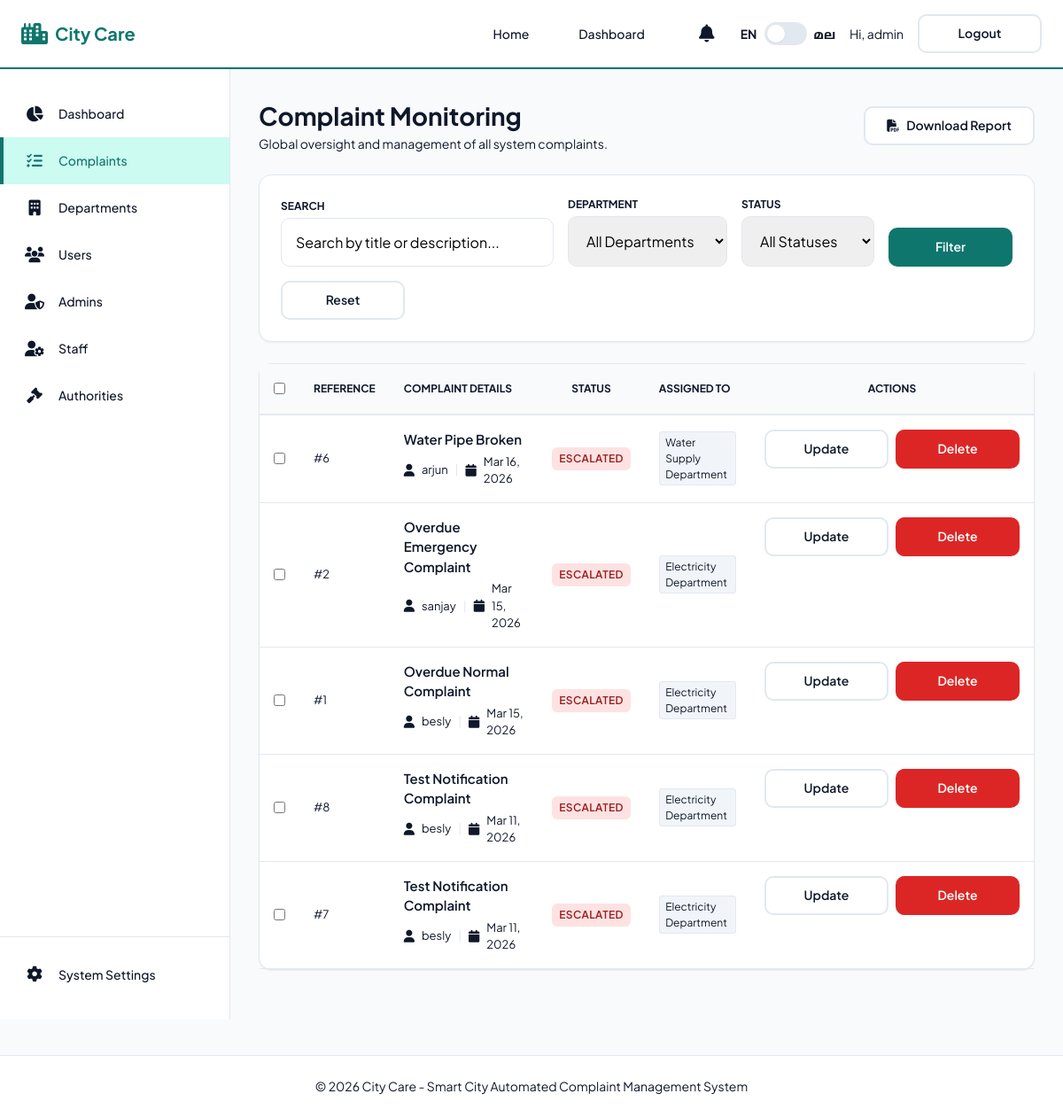
Page /dashboard/complaints/?status=Escalated (signed in) on the earlier database version.
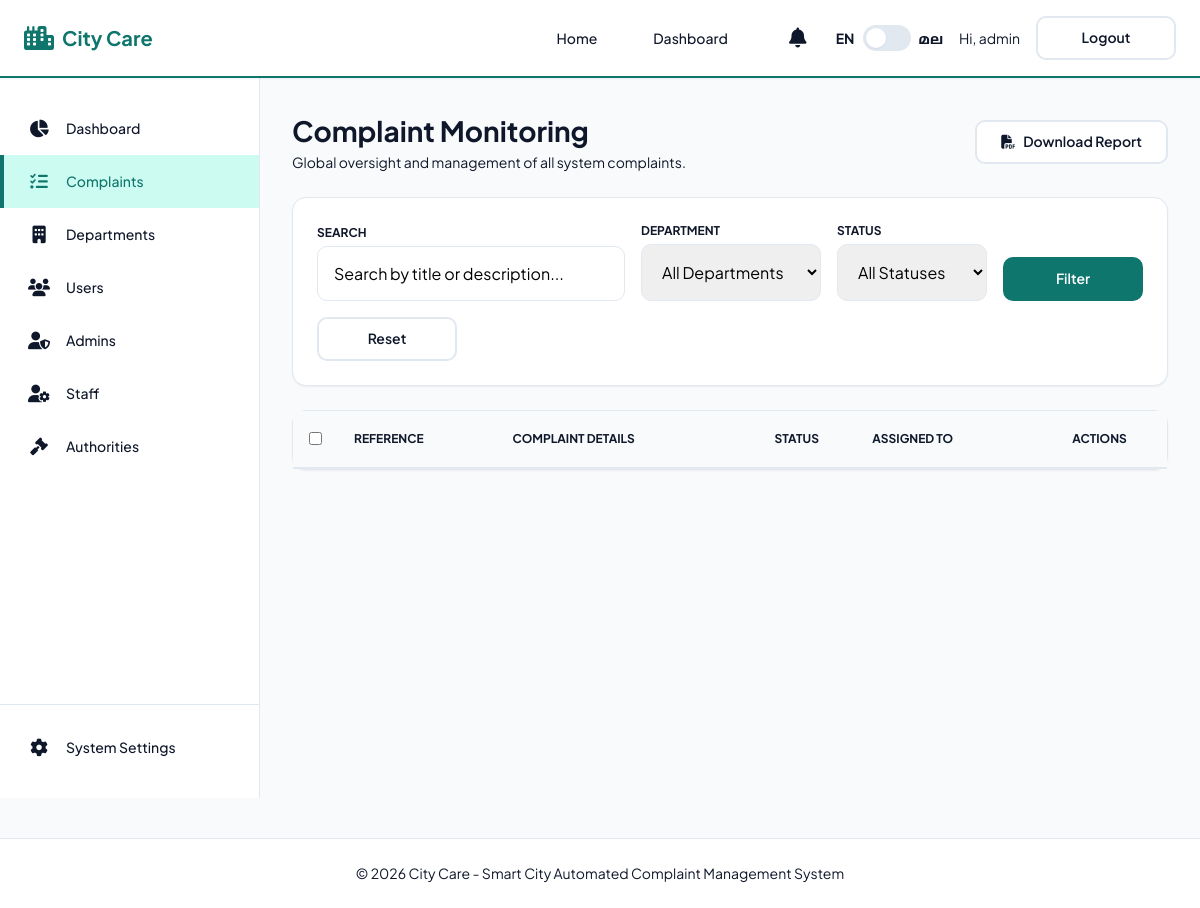
Same page on the later database version.
### complaints/models.py (models this page shows, shortened)
class Complaint(models.Model):
    PRIORITY_CHOICES = [
        ('Normal', _('Normal')),
        ('Emergency', _('Emergency (High Priority)')),
    ]
    STATUS_CHOICES = [
        ('Pending', _('Pending')),
        ('In Progress', _('In Progress')),
        ('Resolved', _('Resolved')),
        ('Escalated', _('Escalated')),
    ]
    user = models.ForeignKey(settings.AUTH_USER_MODEL, on_delete=models.CASCADE, verbose_name=_("user"))
    title = models.CharField(_("title"), max_length=200)
    description = models.TextField(_("description"))
    location = models.CharField(_("location"), max_length=255)
    latitude = models.DecimalField(_("latitude"), max_digits=9, decimal_places=6, null=True, blank=True)
    longitude = models.DecimalField(_("longitude"), max_digits=9, decimal_places=6, null=True, blank=True)
    image = models.ImageField(_("image"), upload_to='complaints/', blank=True, null=True)
    departments = models.ManyToManyField(Department, blank=True, verbose_name=_("departments"))
    assigned_staff = models.ForeignKey(DepartmentStaff, on_delete=models.SET_NULL, null=True, blank=True, related_name='assigned_complaints', verbose_name=_("assigned staff"))
    priority = models.CharField(_("priority"), max_length=20, choices=PRIORITY_CHOICES, default='Normal')
    status = models.CharField(_("status"), max_length=20, choices=STATUS_CHOICES, default='Pending')
    staff_remarks = models.TextField(_("staff remarks"), blank=True, default='')
    is_escalated = models.BooleanField(_("is escalated"), default=False)
    created_at = models.DateTimeField(_("created at"), auto_now_add=True)
    updated_at = models.DateTimeField(_("updated at"), auto_now=True)

class Department(models.Model):
    name = models.CharField(_("name"), max_length=100, unique=True)
    description = models.TextField(_("description"), blank=True)
    authority_name = models.CharField(_("authority name"), max_length=150, blank=True, null=True)
    authority_phone = models.CharField(_("authority phone"), max_length=15, blank=True, null=True)
    authority_email = models.EmailField(_("authority email"), blank=True, null=True)
    authority_designation = models.CharField(_("authority designation"), max_length=150, blank=True, null=True)
    higher_authority_name = models.CharField(_("higher authority name"), max_length=150, blank=True, null=True)
    higher_authority_phone = models.CharField(_("higher authority phone"), max_length=15, blank=True, null=True)
    higher_authority_email = models.EmailField(_("higher authority email"), blank=True, null=True)
    higher_authority_designation = models.CharField(_("higher authority designation"), max_length=150, blank=True, null=True)
    higher_authority_contact = models.TextField(_("higher authority contact"), help_text=_("Contact info for higher authority if complaint is overdue"), blank=True, null=True)

### accounts/models.py (models this page shows, shortened)
class User(AbstractUser):
    is_citizen = models.BooleanField(default=False)
    is_department_admin = models.BooleanField(default=False)
    phone_number = models.CharField(max_length=15, blank=True, null=True)
    department = models.ForeignKey('complaints.Department', on_delete=models.SET_NULL, null=True, blank=True)

### dashboard/views.py (the view)
# urls.py: path('complaints/', views.complaints_admin, name='complaints_admin'),
@superadmin_required
def complaints_admin(request):
    status_filter = request.GET.get('status')
    dept_filter = request.GET.get('department')
    search_query = request.GET.get('q')
    complaints = Complaint.objects.all().order_by('-created_at')
    if status_filter:
        complaints = complaints.filter(status=status_filter)
    if dept_filter:
        complaints = complaints.filter(departments__id=dept_filter)
    if search_query:
        complaints = complaints.filter(title__icontains=search_query) | complaints.filter(description__icontains=search_query)
    departments = Department.objects.all()
    return render(request, 'dashboard/complaints_admin.html', {
        'complaints': complaints,
        'departments': departments,
        'current_status': status_filter,
        'current_dept': dept_filter,
    })

### complaints/context_processors.py (called while the page is built)
def notifications(request):
    if request.user.is_authenticated:
        unread_count = request.user.notifications.filter(is_read=False).count()
        recent_notifications = request.user.notifications.all()[:5]
        return {
            'unread_notifications_count': unread_count,
            'recent_notifications': recent_notifications,
            'is_staff_user': hasattr(request.user, 'departmentstaff')
        }
    return {}

### templates/dashboard/complaints_admin.html (shortened to what the changed rows need)
{% extends 'dashboard/dashboard_base.html' %}
{% block admin_content %}
<div class="flex-between mb-4">
    <div>
        <h1 style="font-size: 1.75rem; font-weight: 700;">Complaint Monitoring</h1>
    </div>
</div>
<div class="card p-0">
    <div style="overflow-x: auto;">
        <div id="complaints-list">
            <table style="width: 100%; border-collapse: collapse;">
                <thead style="background: #f8fafc; border-bottom: 2px solid var(--border-color);">
                    <tr>
                        {% if user.is_superuser %}
                        <th style="padding: 1rem; text-align: center; width: 40px;">
                            <input type="checkbox" id="select-all">
                        </th>
                        {% endif %}
                        <th style="padding: 1rem; text-align: left; font-size: 0.75rem; font-weight: 700; text-transform: uppercase; color: var(--text-muted);">Reference</th>
                        <th style="padding: 1rem; text-align: left; font-size: 0.75rem; font-weight: 700; text-transform: uppercase; color: var(--text-muted);">Complaint Details</th>
                        <th style="padding: 1rem; text-align: center; font-size: 0.75rem; font-weight: 700; text-transform: uppercase; color: var(--text-muted);">Status</th>
                        <th style="padding: 1rem; text-align: left; font-size: 0.75rem; font-weight: 700; text-transform: uppercase; color: var(--text-muted);">Assigned To</th>
                        <th style="padding: 1rem; text-align: center; font-size: 0.75rem; font-weight: 700; text-transform: uppercase; color: var(--text-muted);">Actions</th>
                    </tr>
                </thead>
                <tbody>
                    {% for c in complaints %}
                    <tr style="border-bottom: 1px solid var(--border-color);">
                        {% if user.is_superuser %}
                        <td style="padding: 1rem; text-align: center;">
                            <input type="checkbox" name="selected_complaints" value="{{ c.pk }}" class="complaint-checkbox">
                        </td>
                        {% endif %}
                        <td style="padding: 1rem; font-size: 0.8125rem; color: var(--text-muted);">#{{ c.pk }}</td>
                        <td style="padding: 1rem;">
                            <div style="font-weight: 600; font-size: 0.9375rem; margin-bottom: 0.25rem;">{{ c.title }}</div>
                            <div style="font-size: 0.8125rem; color: var(--text-muted); display: flex; align-items: center; gap: 0.5rem;">
                                <i class="fa-solid fa-user small"></i> {{ c.user.username }}
                                <span style="color: var(--border-color);">|</span>
                                <i class="fa-solid fa-calendar small"></i> {{ c.created_at|date:"M d, Y" }}
                            </div>
                        </td>
                        <td style="padding: 1rem; text-align: center;">
                            {% if c.status == 'Resolved' %}
                                <span class="badge badge-success">Resolved</span>
                            {% elif c.status == 'In Progress' %}
                                <span class="badge badge-pending" style="background: #eff6ff; color: #1e40af;">In Progress</span>
                            {% elif c.is_escalated %}
                                <span class="badge badge-danger">Escalated</span>
                            {% else %}
                                <span class="badge badge-pending">Pending</span>
                            {% endif %}
                        </td>
                        <td style="padding: 1rem;">
                            <div style="display: flex; flex-wrap: wrap; gap: 0.25rem;">
                                {% for d in c.departments.all %}
                                    <span style="background: #f1f5f9; border: 1px solid var(--border-color); padding: 0.15rem 0.4rem; border-radius: 3px; font-size: 0.75rem;">{{ d.name }}</span>
                                {% empty %}
                                    <span style="font-size: 0.75rem; color: var(--danger-color); font-style: italic;">Unassigned</span>
                                {% endfor %}
                            </div>
                        </td>
                        <td style="padding: 1rem; text-align: center; display: flex; align-items: center; justify-content: center; gap: 0.5rem;">
                            <button type="button" class="btn btn-secondary btn-sm" onclick="document.getElementById('modal-{{ c.pk }}').style.display = 'block'">
                                Update
                            </button>
                            {% if user.is_superuser %}
                            <form method="post" action="{% url 'delete_complaint' c.pk %}" style="display: inline;" onsubmit="return confirm('Are you sure you want to delete this complaint? This action cannot be undone.');">
                                <button type="submit" class="btn btn-sm" style="background: var(--danger-color); color: white;">
                                    Delete
                                </button>
                            </form>
                            {% endif %}
                        </td>
                    </tr>
                    {% endfor %}
                </tbody>
            </table>
        </div>
    </div>
</div>
{% endblock %}

Differences in the rows shown:
removed Complaint: pk "6", title "Water Pipe Broken", user.username "arjun", created_at "Mar 16, 2026", status "ESCALATED"
no longer on this page (row unchanged): Department: name "Water Supply Department", shown under "6"
removed Complaint: pk "2", title "Overdue Emergency Complaint", user.username "sanjay", created_at "Mar 15, 2026", status "ESCALATED"
no longer on this page (row unchanged): Department: name "Electricity Department"
removed Complaint: pk "1", title "Overdue Normal Complaint", user.username "besly", created_at "Mar 15, 2026", status "ESCALATED"
removed Complaint: pk "8", title "Test Notification Complaint", user.username "besly", created_at "Mar 11, 2026", status "ESCALATED"
removed Complaint: pk "7", title "Test Notification Complaint", user.username "besly", created_at "Mar 11, 2026", status "ESCALATED"
